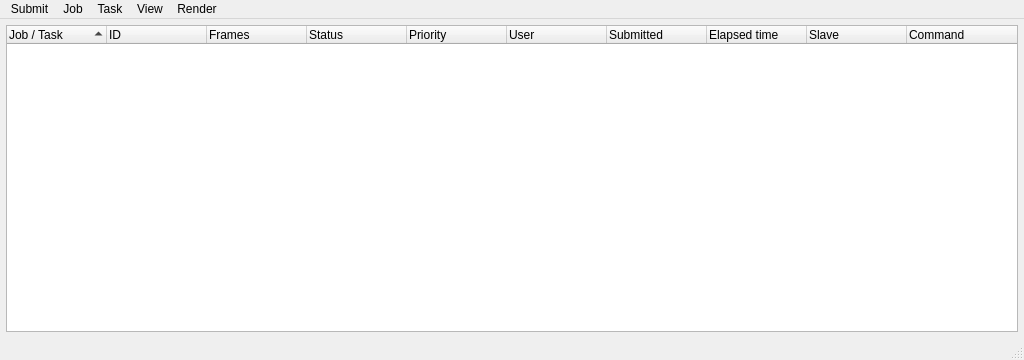
<?xml version="1.0" encoding="UTF-8"?>
<ui version="4.0">
 <class>MainWindow</class>
 <widget class="QMainWindow" name="MainWindow">
  <property name="geometry">
   <rect>
    <x>0</x>
    <y>0</y>
    <width>1024</width>
    <height>360</height>
   </rect>
  </property>
  <property name="windowTitle">
   <string>Render Queue</string>
  </property>
  <widget class="QWidget" name="centralwidget">
   <layout class="QVBoxLayout" name="verticalLayout">
    <property name="margin">
     <number>6</number>
    </property>
    <item>
     <widget class="QTreeWidget" name="renderQueue_treeWidget">
      <property name="alternatingRowColors">
       <bool>true</bool>
      </property>
      <property name="rootIsDecorated">
       <bool>true</bool>
      </property>
      <property name="uniformRowHeights">
       <bool>true</bool>
      </property>
      <property name="sortingEnabled">
       <bool>true</bool>
      </property>
      <property name="animated">
       <bool>true</bool>
      </property>
      <property name="headerHidden">
       <bool>false</bool>
      </property>
      <property name="expandsOnDoubleClick">
       <bool>true</bool>
      </property>
      <attribute name="headerShowSortIndicator" stdset="0">
       <bool>true</bool>
      </attribute>
      <column>
       <property name="text">
        <string>Job / Task</string>
       </property>
      </column>
      <column>
       <property name="text">
        <string>ID</string>
       </property>
      </column>
      <column>
       <property name="text">
        <string>Frames</string>
       </property>
      </column>
      <column>
       <property name="text">
        <string>Status</string>
       </property>
      </column>
      <column>
       <property name="text">
        <string>Priority</string>
       </property>
      </column>
      <column>
       <property name="text">
        <string>User</string>
       </property>
      </column>
      <column>
       <property name="text">
        <string>Submitted</string>
       </property>
      </column>
      <column>
       <property name="text">
        <string>Elapsed time</string>
       </property>
      </column>
      <column>
       <property name="text">
        <string>Slave</string>
       </property>
      </column>
      <column>
       <property name="text">
        <string>Command</string>
       </property>
      </column>
     </widget>
    </item>
   </layout>
  </widget>
  <widget class="QMenuBar" name="menubar">
   <property name="geometry">
    <rect>
     <x>0</x>
     <y>0</y>
     <width>1024</width>
     <height>21</height>
    </rect>
   </property>
   <widget class="QMenu" name="menuSubmit">
    <property name="title">
     <string>Submit</string>
    </property>
    <addaction name="actionMaya"/>
   </widget>
   <widget class="QMenu" name="menuJob">
    <property name="title">
     <string>Job</string>
    </property>
    <addaction name="actionEdit"/>
    <addaction name="actionPause"/>
    <addaction name="actionDelete"/>
    <addaction name="actionResubmit"/>
   </widget>
   <widget class="QMenu" name="menuTask">
    <property name="title">
     <string>Task</string>
    </property>
    <addaction name="actionComplete"/>
    <addaction name="actionFail"/>
    <addaction name="actionRequeue"/>
   </widget>
   <widget class="QMenu" name="menuView">
    <property name="title">
     <string>View</string>
    </property>
    <addaction name="actionRefresh"/>
    <addaction name="actionOptions"/>
   </widget>
   <widget class="QMenu" name="menuSlave">
    <property name="title">
     <string>Render</string>
    </property>
    <addaction name="actionStart_loacal_slave"/>
   </widget>
   <addaction name="menuSubmit"/>
   <addaction name="menuJob"/>
   <addaction name="menuTask"/>
   <addaction name="menuView"/>
   <addaction name="menuSlave"/>
  </widget>
  <widget class="QStatusBar" name="statusbar"/>
  <action name="actionMaya">
   <property name="text">
    <string>Maya...</string>
   </property>
  </action>
  <action name="actionPause">
   <property name="text">
    <string>Pause</string>
   </property>
  </action>
  <action name="actionResubmit">
   <property name="text">
    <string>Resubmit</string>
   </property>
  </action>
  <action name="actionDelete">
   <property name="text">
    <string>Delete</string>
   </property>
  </action>
  <action name="actionEdit">
   <property name="text">
    <string>Edit...</string>
   </property>
  </action>
  <action name="actionComplete">
   <property name="text">
    <string>Complete</string>
   </property>
  </action>
  <action name="actionFail">
   <property name="text">
    <string>Fail</string>
   </property>
  </action>
  <action name="actionRequeue">
   <property name="text">
    <string>Requeue</string>
   </property>
  </action>
  <action name="actionRefresh">
   <property name="text">
    <string>Refresh</string>
   </property>
  </action>
  <action name="actionStart_loacal_slave">
   <property name="text">
    <string>Start Local Slave...</string>
   </property>
  </action>
  <action name="actionOptions">
   <property name="text">
    <string>Options...</string>
   </property>
  </action>
 </widget>
 <resources/>
 <connections/>
</ui>
